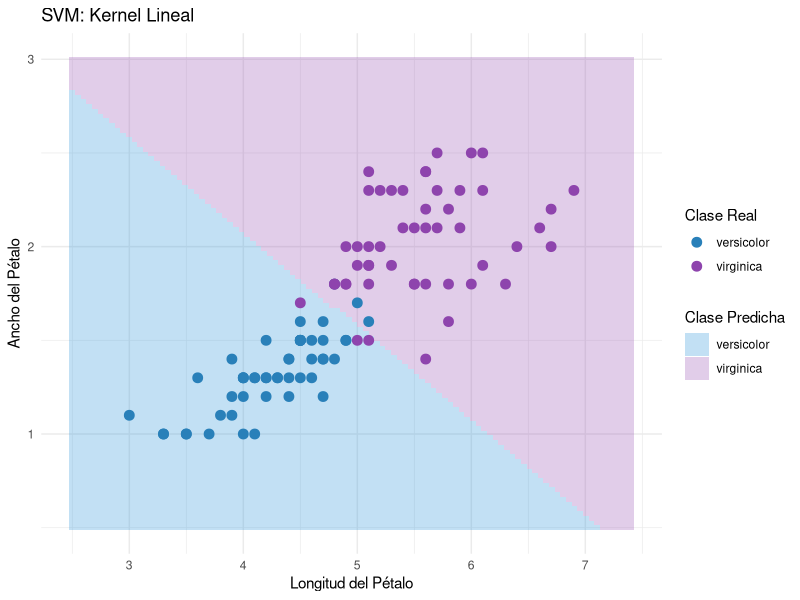
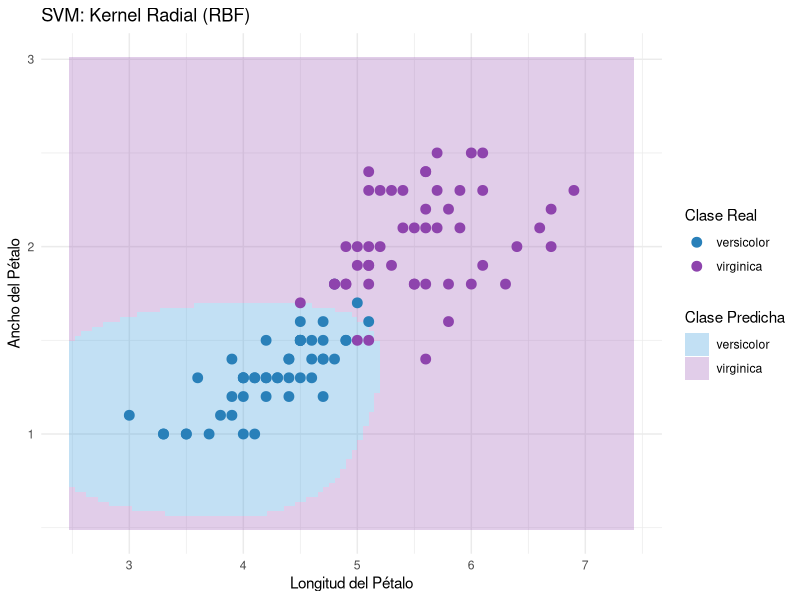

These figures' R source, in order:
# ==============================================================================
# 15_support_vector_machines.R: Máquinas de Vector de Soporte (SVM)
# ==============================================================================

# 1. Carga de librerías
library(tidyverse)
# Nota: Si no tiene instalado 'e1071', ejecute: install.packages("e1071")
library(e1071)

# 2. Carga y preprocesamiento de datos
data("iris")
# Para facilitar la visualización en 2D, seleccionamos 2 variables y 2 especies (clasificación binaria)
datos <- iris %>%
  filter(Species %in% c("versicolor", "virginica")) %>%
  select(Petal.Length, Petal.Width, Species) %>%
  mutate(Species = factor(Species)) # Re-ajustar niveles del factor

# 3. Entrenamiento del modelo
# Modelo A: Kernel Lineal
svm_lineal <- svm(Species ~ ., data = datos, kernel = "linear", cost = 1)

# Modelo B: Kernel Radial (RBF)
svm_radial <- svm(Species ~ ., data = datos, kernel = "radial", cost = 1, gamma = 1)

# 4. Evaluación y Visualización de Fronteras de Decisión con ggplot2
# Crear una cuadrícula densa para predecir las fronteras
rango_longitud <- seq(min(datos$Petal.Length) - 0.5, max(datos$Petal.Length) + 0.5, length.out = 100)
rango_ancho <- seq(min(datos$Petal.Width) - 0.5, max(datos$Petal.Width) + 0.5, length.out = 100)
cuadricula <- expand.grid(Petal.Length = rango_longitud, Petal.Width = rango_ancho)

# Predicciones de la cuadrícula
cuadricula$Pred_Lineal <- predict(svm_lineal, newdata = cuadricula)
cuadricula$Pred_Radial <- predict(svm_radial, newdata = cuadricula)

# Graficar frontera del Kernel Lineal
plot_lineal <- ggplot() +
  geom_tile(data = cuadricula, aes(x = Petal.Length, y = Petal.Width, fill = Pred_Lineal), alpha = 0.3) +
  geom_point(data = datos, aes(x = Petal.Length, y = Petal.Width, color = Species), size = 3) +
  scale_fill_manual(values = c("versicolor" = "#3498db", "virginica" = "#9b59b6")) +
  scale_color_manual(values = c("versicolor" = "#2980b9", "virginica" = "#8e44ad")) +
  theme_minimal() +
  labs(title = "SVM: Kernel Lineal",
       x = "Longitud del Pétalo",
       y = "Ancho del Pétalo",
       fill = "Clase Predicha",
       color = "Clase Real")

# Graficar frontera del Kernel Radial
plot_radial <- ggplot() +
  geom_tile(data = cuadricula, aes(x = Petal.Length, y = Petal.Width, fill = Pred_Radial), alpha = 0.3) +
  geom_point(data = datos, aes(x = Petal.Length, y = Petal.Width, color = Species), size = 3) +
  scale_fill_manual(values = c("versicolor" = "#3498db", "virginica" = "#9b59b6")) +
  scale_color_manual(values = c("versicolor" = "#2980b9", "virginica" = "#8e44ad")) +
  theme_minimal() +
  labs(title = "SVM: Kernel Radial (RBF)",
       x = "Longitud del Pétalo",
       y = "Ancho del Pétalo",
       fill = "Clase Predicha",
       color = "Clase Real")

# Mostrar gráficos
print(plot_lineal)
print(plot_radial)
